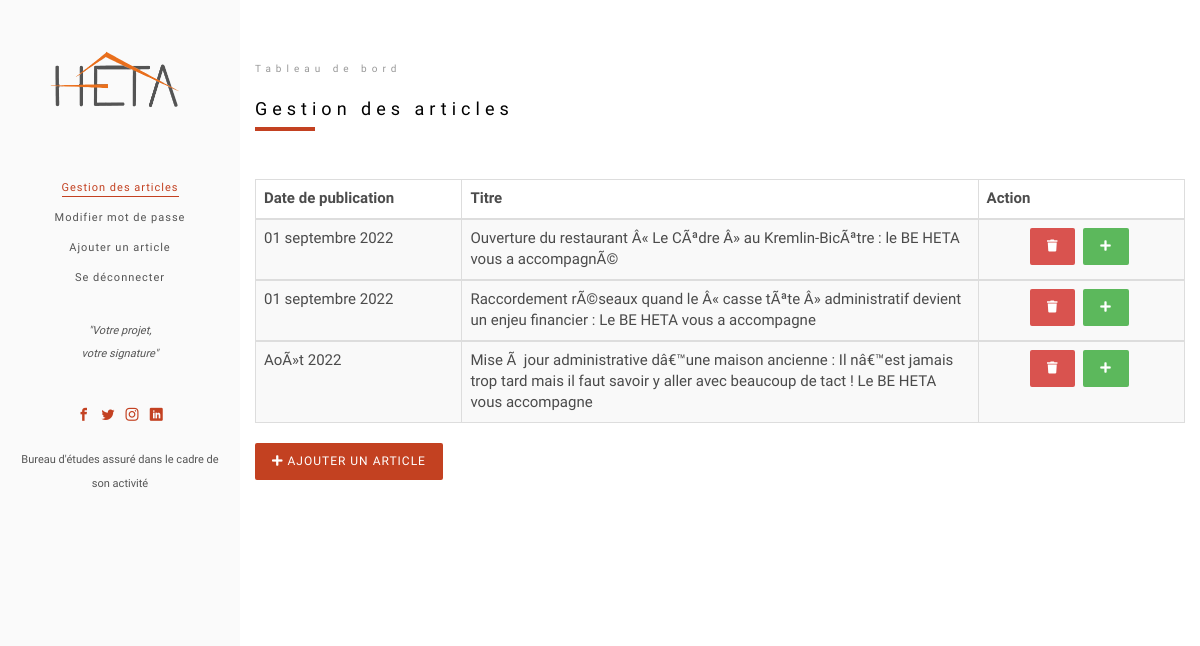
Page /dashboard.php (signed in) on the earlier database version.
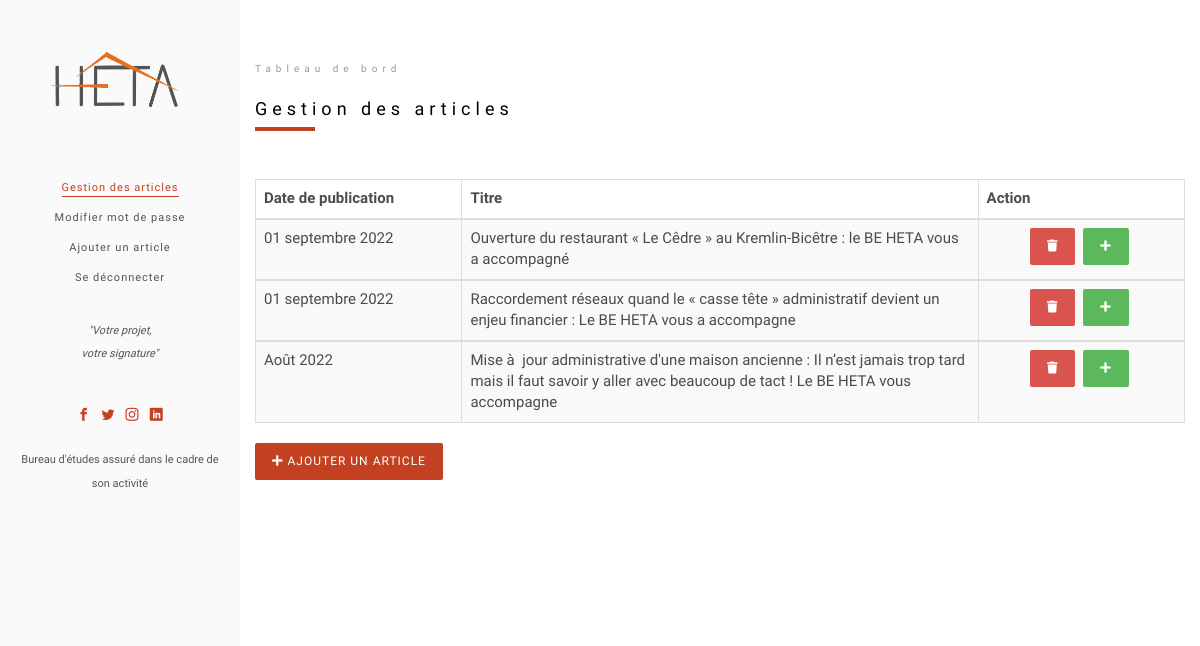
Same page on the later database version.
### tables this page shows
CREATE TABLE IF NOT EXISTS `article` (
  `id` int(11) NOT NULL AUTO_INCREMENT,
  `titre_art` varchar(255) NOT NULL,
  `image_art` varchar(255) NOT NULL,
  `contenu_art` text NOT NULL,
  `date_pub_art` varchar(55) NOT NULL,
  PRIMARY KEY (`id`)
);

### dashboard.php (the view, shortened to what this page needs)
<?php
if(isset($_SESSION['user']))
{
include('connexion/connexion.php');
?>
<!DOCTYPE HTML>
<html>
	<head>
	<link href="fonts/fontawesome-free/css/all.min.css" rel="stylesheet">
	<link rel="stylesheet" href="css/animate.css">
	<link rel="stylesheet" href="css/icomoon.css">
	<link rel="stylesheet" href="css/bootstrap.css">
	<link rel="stylesheet" href="css/flexslider.css">
	<link rel="stylesheet" href="fonts/flaticon/font/flaticon.css">
	<link rel="stylesheet" href="css/owl.carousel.min.css">
	<link rel="stylesheet" href="css/owl.theme.default.min.css">
	<link rel="stylesheet" href="css/style.css">
	</head>
	<body>
	<div id="colorlib-page">
		<aside id="colorlib-aside" role="complementary" class="border js-fullheight">
			<h1 id="colorlib-logo"><a href="index.html"><img style="width: 140px;" src="images/logo_heta.png"></a></h1>
			<nav id="colorlib-main-menu" role="navigation">
				<ul>
					<li class="colorlib-active"><a href="dashboard.php">Gestion des articles</a></li>
					<li class=""><a href="traitement/change_password.php">Modifier mot de passe</a></li>
					<li class=""><a href="traitement/article_creation.php">Ajouter un article</a></li>
					<li class=""><a href="login.php">Se déconnecter</a></li>
				</ul>
			</nav>
			<div class="colorlib-footer">
				<p class="footer_padding">
					<small>
						<i>"Votre projet, <br> votre signature"</i>
					</small>
				</p>
				<ul class="footer_padding">
					<li><a href="#"><i class="icon-facebook2"></i></a></li>
					<li><a href="#"><i class="icon-twitter2"></i></a></li>
					<li><a href="#"><i class="icon-instagram"></i></a></li>
					<li><a href="#"><i class="icon-linkedin2"></i></a></li>
				</ul>
				<p class="footer_padding">
					<small>
						Bureau d'études assuré dans le cadre de son activité
					</small>
				</p>
			</div>
		</aside>
		<div id="colorlib-main">
			<div class="colorlib-about">
				<div class="colorlib-narrow-content">
					<div class="row">
						<div class="col-md-12 animate-box" data-animate-effect="fadeInLeft">
							<div class="about-desc">
								<span class="heading-meta">Tableau de bord</span>
								<h2 class="colorlib-heading">Gestion des articles</h2>
								                <table id="table_id" class="display table-striped table table-bordered dt-responsive">
								                    <thead>
								                      <tr>
								                        <th style="width:20%;">Date de publication</th>
								                        <th style="width:50%;">Titre</th>
								                        <th style="width:20%;">Action</th>
								                      </tr>
								                    </thead>
								                    <tbody>
								                      <?php
								                        $sql = "SELECT id, titre_art, image_art, contenu_art, date_pub_art FROM article ORDER BY date_pub_art ASC";
								                        $resultat = mysqli_query($conn, $sql);
								                        if($resultat){
								                          if(mysqli_num_rows($resultat)>0){
								                            while ($row = mysqli_fetch_assoc($resultat)){
								                      ?>
								                      <tr data-id="<?php echo $row['id']; ?>">
								                        <td><?php echo $row['date_pub_art']; ?></td>
								                        <td><?php echo $row['titre_art']; ?></td>
								                        <td>
								                          <center>
								                            <a href="traitement/article_delete.php?id=<?php echo $row["id"] ?>" class="btn btn-danger" onclick="return confirm('Veuillez confirmer votre action!')"><i class="fa fa-trash"></i></a>
								                            <a href="traitement/article_creation.php" class="btn btn-success"><i class="fa fa-plus"></i></a>
								                          </center>
								                        </td>
								                      </tr>
								                    </tbody>
								                    <?php
								                          }
								                        }
								                      }
								                    ?>
								                </table>
								                <a href="traitement/article_creation.php" class="btn btn-primary"><i class="fa fa-plus"></i> Ajouter un article</a>
							</div>
						</div>
					</div>
				</div>
			</div>
		</div>
	</div>
	</body>
</html>
<?php
}
else{
    header("location:login.php");
}
?>

### css/icomoon.css (style rules this page uses)
[class^="icon-"], [class*=" icon-"] { font-family: 'icomoon' !important; speak: none; font-style: normal; font-weight: normal; font-variant: normal; text-transform: none; line-height: 1; -webkit-font-smoothing: antialiased; -moz-osx-font-smoothing: grayscale; }
.icon-facebook2:before { content: "\eac0"; }
.icon-instagram:before { content: "\eac2"; }
.icon-twitter2:before { content: "\eac6"; }
.icon-linkedin2:before { content: "\eaf9"; }

Differences in the rows shown:
changed article: titre_art "Ouverture du restaurant Â« Le CÃªdre Â» au Kremlin-BicÃªtre : le BE HETA vous a accompagnÃ©" → "Ouverture du restaurant « Le Cêdre » au Kremlin-Bicêtre : le BE HETA vous a accompagné"
changed article: titre_art "Raccordement rÃ©seaux quand le Â« casse tÃªte Â» administratif devient un enjeu financier : Le BE HETA vous a accompagne" → "Raccordement réseaux quand le « casse tête » administratif devient un enjeu financier : Le BE HETA vous a accompagne"
changed article: date_pub_art "AoÃ»t 2022" → "Août 2022"; titre_art "Mise Ã jour administrative dâ€™une maison ancienne : Il nâ€™est jamais trop tard mais il faut savoir y aller avec beaucoup de tact ! Le BE HETA vous accompagne" → "Mise à jour administrative d'une maison ancienne : Il n’est jamais trop tard mais il faut savoir y aller avec beaucoup de tact ! Le BE HETA vous accompagne"
